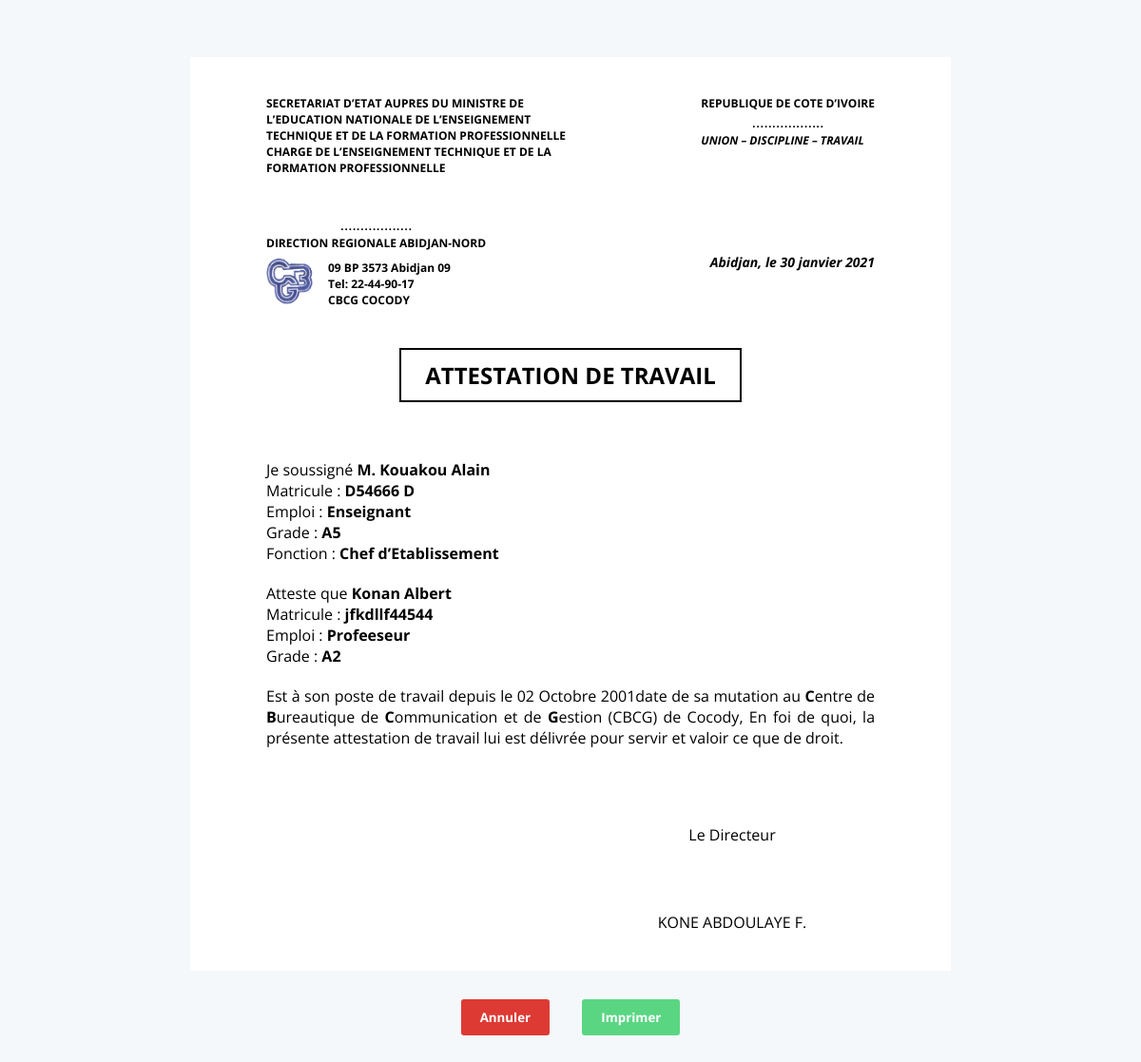
The page /administration/12/attestation_de_travail/ (signed in) on the database its author committed.
### demande/models.py (models this page shows, shortened)
class Certificattravail(models.Model):
    prof = models.ForeignKey(Professeur, related_name='travailprof', on_delete=models.CASCADE)
    nom = models.CharField(max_length=255)
    prenom = models.CharField(max_length=255)
    matricule = models.CharField(max_length=255)
    emploi = models.CharField(max_length=255)
    grade = models.CharField(max_length=255)
    etat = models.CharField(max_length=255,default="En attente",
        choices=[
            ('En attente', 'En attente'),
            ('Traité', 'Traité'),
            ('Annulé', 'Annulé')
        ]
    )
    status = models.BooleanField(default=True)
    date_add =  models.DateTimeField(auto_now_add=True)
    date_update =  models.DateTimeField(auto_now=True)
    class Meta:
        verbose_name = 'Certificat de travail'
        verbose_name_plural = 'Certificats de travail'

### myadmin/views.py (the view)
# urls.py: path('<int:id>/attestation_de_travail/', views.attestation_travail, name="attestationtravail"),
@login_required(login_url='myadmin:connexion')
def attestation_travail(request, id):
    certi_travail = demande_models.Certificattravail.objects.get(pk=id)
    data = {
        'certi_travail': certi_travail
    }
    return render(request, 'pages/myadmin/attestation_travail.html', data)

### template/pages/myadmin/attestation_travail.html
{% extends 'base/document.html' %}
{% load static %}
{% block document %}
<div class="titre">
    <h2 class="bold">Attestation de travail</h2>
</div>
<div class="demande">
    <div class="info-directeur">
        <p>Je soussigné <span class="bold"> M. Kouakou Alain</span></p>
        <p>Matricule : <span class="bold"> D54666 D</span></p>
        <p>Emploi : <span class="bold">Enseignant</span></p>
        <p>Grade : <span class="bold">A5</span></p>
        <p>Fonction : <span class="bold">Chef d’Etablissement</span></p>
    </div>
    <div class="info-demandeur">
        <p>Atteste que <span class="bold">{{ certi_travail.nom }} {{ certi_travail.prenom }}</span></p>
        <p>Matricule : <span class="bold">{{ certi_travail.matricule }}</span></p>
        <p>Emploi : <span class="bold">{{ certi_travail.emploi }}</span></p>
        <p>Grade : <span class="bold">{{ certi_travail.grade }}</span></p>
    </div>
    <div class="texte-demande">
        <p>Est à son poste de travail depuis le 02 Octobre 2001date de sa mutation au <span class="bold">C</span>entre de <span class="bold">B</span>ureautique de <span class="bold">C</span>ommunication et de <span class="bold">G</span>estion (CBCG) de Cocody, En foi de quoi, la présente attestation de travail lui est délivrée pour servir et valoir ce que de droit.</p>
    </div>
</div>
{% endblock %}

### static/myadmin/css/style.css (style rules this page uses)
* { padding: 0; margin: 0; box-sizing: border-box; font-family: 'Open Sans', sans-serif; color: #596166; }
body { min-height: 100vh; background: center / contain no-repeat linear-gradient(to top right, #26282b, #252729); }
.bold { font-weight: bold; color: black; }
.apercu .document * { color: initial; }
.document .titre { display: flex; display: -webkit-flex; justify-content: center; align-items: center; margin-bottom: 60px; }
.document .titre > h2 { text-transform: uppercase; border: 2px solid black; padding: 10px 25px; }
.document .demande > div { margin-bottom: 20px; }
.document .demande .texte-demande p { text-align: justify; }

### static/myadmin/css/print.css (style rules this page uses)
body { font-family: 'Times New Roman', Times, serif; }
* { margin: 0cm; padding: 0cm; box-sizing: border-box; }
p { font-size: 14pt; }
.bold { font-weight: bold; color: #000000; }
.apercu .document * { color: initial; }
.document .titre { display: flex; display: -webkit-flex; justify-content: center; align-items: center; margin-bottom: 1.4cm; }
.document .titre > h2 { text-transform: uppercase; border: 0.05cm solid #000000; padding: 0.26cm 0.66cm; }
.document .demande > div { margin-bottom: 0.53cm; }
.document .demande .texte-demande p { text-align: justify; }

### rows shown on the page
Certificattravail: nom "Konan", prenom "Albert", matricule "jfkdllf44544", emploi "Profeeseur", grade "A2"
